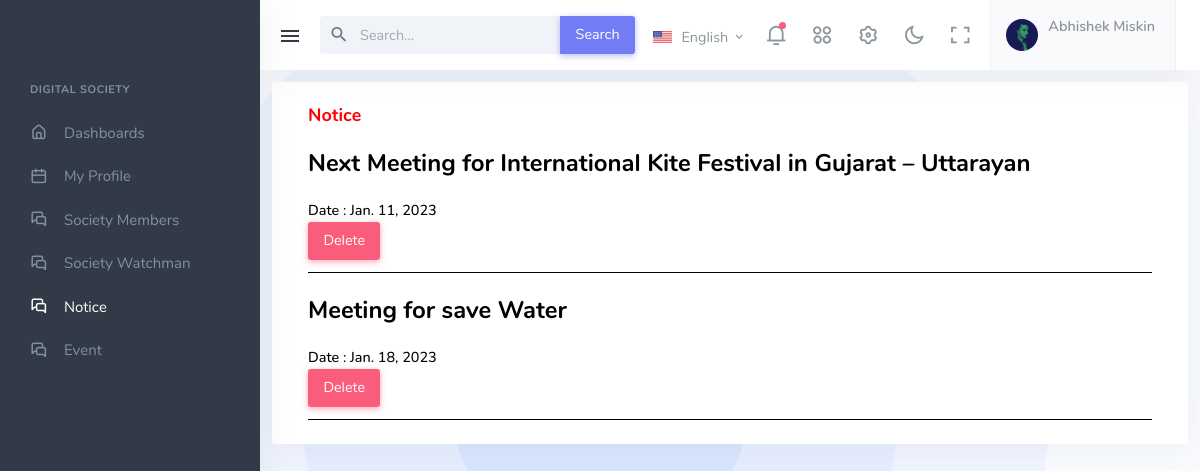
Page /notice_page/ (signed in) on the earlier database version.
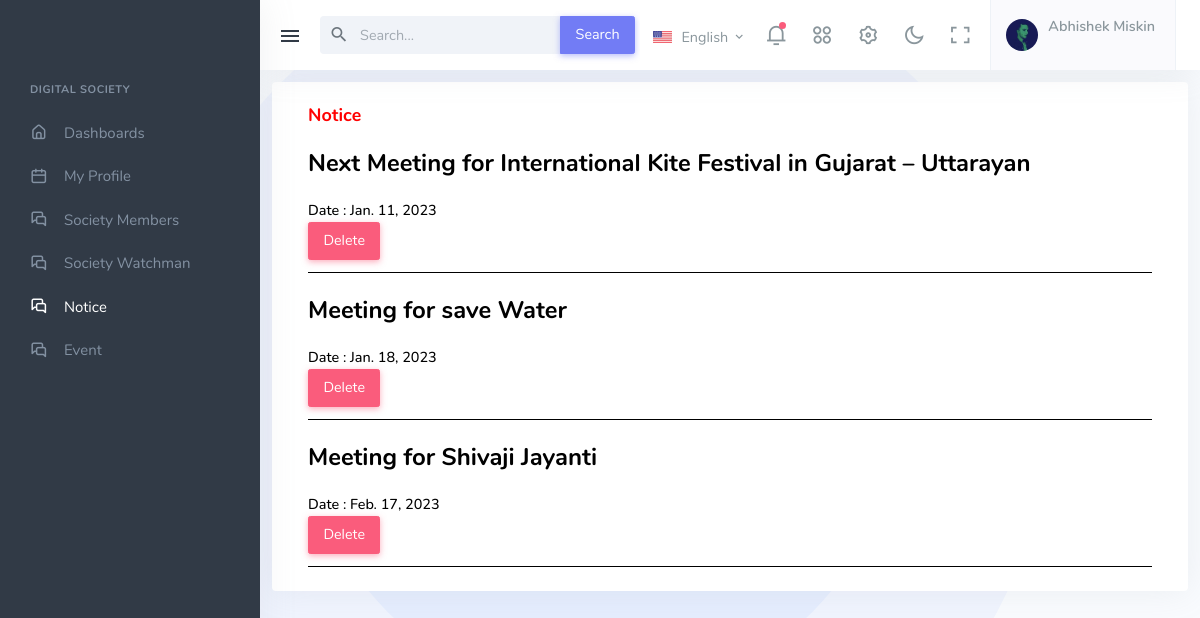
Same page on the later database version.
### digital_App/models.py (models this page shows, shortened)
class Visitor(models.Model):
    User = models.ForeignKey(User, on_delete=models.CASCADE)
    FullName = models.CharField(max_length=15, default=str(), blank=True)
    Mobile = models.CharField(max_length=10, default=str(), blank=True)
    Birthday = models.DateField(default="2022-11-20")
    class Meta:
        db_table = "Visitor"

class Notice(models.Model):
    AddNotices = models.TextField(max_length=150, default=str(), blank=True)
    Date = models.DateField()
    class Meta:
        db_table = "Notice"

### digital_App/views.py (the view)
# urls.py: path("notice_page/", notice_page, name="notice_page"),
def notice_page(request):
    if 'email' in request.session:
        view_notice(request) # Load Notice data
        return render(request, "notice_page.html", default_data)
    return render(request, 'notice_page.html')

### digital_App/views.py (called while the page is built)
def view_notice(request):
    print(request.POST)
    noticeview = Notice.objects.all()
    default_data['noticeview'] = noticeview

### digital_App/templates/notice_page.html (shortened to what this page needs)
{% extends 'base.html' %}
{% load static %}
{% block Main_Code %}
<div>
    <div class="navbar-custom topnav-navbar">
        <div class="container-fluid detached-nav">
            <button class="button-toggle-menu">
                <i class="mdi mdi-menu"></i>
            </button>
            <ul class="list-unstyled topbar-menu float-end mb-0">
                <li class="dropdown notification-list topbar-dropdown">
                    <a class="nav-link dropdown-toggle arrow-none" data-bs-toggle="dropdown" href="#" role="button"
                        aria-haspopup="false" aria-expanded="false">
                        <img src="{% static 'assets/images/flags/us.jpg' %}" alt="user-image" class="me-0 me-sm-1"
                            height="12">
                        <span class="align-middle d-none d-lg-inline-block">English</span> <i
                            class="mdi mdi-chevron-down d-none d-sm-inline-block align-middle"></i>
                    </a>
                </li>
                <li class="dropdown notification-list">
                    <a class="nav-link dropdown-toggle arrow-none" data-bs-toggle="dropdown" href="#" role="button"
                        aria-haspopup="false" aria-expanded="false">
                        <i class="ri-notification-3-line noti-icon"></i>
                        <span class="noti-icon-badge"></span>
                    </a>
                </li>
                <li class="dropdown notification-list d-none d-sm-inline-block">
                    <a class="nav-link dropdown-toggle arrow-none" data-bs-toggle="dropdown" href="#" role="button"
                        aria-haspopup="false" aria-expanded="false">
                        <i class="ri-apps-2-line noti-icon"></i>
                    </a>
                </li>
                <li class="notification-list d-none d-sm-inline-block">
                    <a class="nav-link" data-bs-toggle="offcanvas" href="#theme-settings-offcanvas">
                        <i class="ri-settings-3-line noti-icon"></i>
                    </a>
                </li>
                <li class="notification-list d-none d-sm-inline-block">
                    <a class="nav-link" href="javascript:void(0)" id="light-dark-mode">
                        <i class="ri-moon-line noti-icon"></i>
                    </a>
                </li>
                <li class="notification-list d-none d-md-inline-block">
                    <a class="nav-link" href="#" data-toggle="fullscreen">
                        <i class="ri-fullscreen-line noti-icon"></i>
                    </a>
                </li>
                <li class="dropdown notification-list">
                    <a class="nav-link dropdown-toggle nav-user arrow-none me-0" data-bs-toggle="dropdown" href="#"
                        role="button" aria-haspopup="false" aria-expanded="false">
                        <span class="account-user-avatar">
                            <img src="{% static 'assets/images/users/avatar-1.jpg' %}" alt="user-image"
                                class="rounded-circle">
                        </span>
                        <span>
                            <span class="account-user-name">{{member_data.FullName}}</span>
                        </span>
                    </a>
                </li>
            </ul>
            <div class="app-search dropdown">
                <form>
                    <div class="input-group">
                        <input type="search" class="form-control dropdown-toggle" placeholder="Search..."
                            id="top-search">
                        <span class="mdi mdi-magnify search-icon"></span>
                        <button class="input-group-text btn btn-primary" type="submit">Search</button>
                    </div>
                </form>
            </div>
        </div>
    </div>
    <div class="leftside-menu">
        <div class="h-100" id="leftside-menu-container" data-simplebar>
            <ul class="side-nav">
                <li class="side-nav-title side-nav-item">Digital Society</li>
                <li class="side-nav-item">
                    <a href="{% url 'home' %}" class="side-nav-link">
                        <i class="uil-home-alt"></i>
                        <span> Dashboards </span>
                    </a>
                </li>
                <li class="side-nav-item">
                    <a href="{% url 'profile_page' %}" class="side-nav-link">
                        <i class="uil-calender"></i>
                        <span> My Profile </span>
                    </a>
                </li>
                <li class="side-nav-item">
                    <a href="{% url 'society_members' %}" class="side-nav-link">
                        <i class="uil-comments-alt"></i>
                        <span> Society Members </span>
                    </a>
                </li>
                <li class="side-nav-item">
                    <a href="{% url 'society_watchman' %}" class="side-nav-link">
                        <i class="uil-comments-alt"></i>
                        <span> Society Watchman </span>
                    </a>
                </li>
                <li class="side-nav-item">
                    <a href="" class="side-nav-link">
                        <i class="uil-comments-alt"></i>
                        <span> Notice </span>
                    </a>
                </li>
                <li class="side-nav-item">
                    <a href="{% url 'event_page' %}" class="side-nav-link">
                        <i class="uil-comments-alt"></i>
                        <span> Event </span>
                    </a>
                </li>
            </ul>
        </div>
    </div>
    <div class="content-page">
        <div class="content">
            <div class="row">
                <div class="col-12">
                    <div class="page-title-box">
                        <div class="container-fluid">
                            <div class="row">
                                    <div class="card widget-flat mt-2">
                                        <div class="card-body">
                                            <h5 class="mt-0" style="color: red; font-weight: 1000; font-size: large;">Notice</h5>
                                            {% for n_view in noticeview %}
                                            <div style="border-bottom: 1px solid black;">
                                                <h3 class="mt-3 mb-3" style="color: black;">{{n_view.AddNotices}}</h3>
                                                <p class="mb-0">
                                                    <span class="me-2" style="color: black; font-weight: 500;">Date : {{n_view.Date}}</span>
                                                </p>
                                                <button class="btn btn-danger mb-2"> <a style="color: white;" href="{% url 'delete_notice' notice=n_view.AddNotices %}"> Delete</a></button>
                                            </div>
                                            {% endfor %}
                                        </div>
                                    </div>
                            </div>
                        </div>
                    </div>
                </div>
            </div>
        </div>
    </div>
</div>
{% endblock %}

### digital_App/templates/base.html (shortened to what this page needs)
{% load static %}
<!DOCTYPE html>
<html lang="en">
<head>
    <link rel="stylesheet" href="{% static 'assets/vendor/daterangepicker/daterangepicker.css' %}">
    <link rel="stylesheet"
        href="{% static 'assets/vendor/admin-resources/jquery.vectormap/jquery-jvectormap-1.2.2.css' %}">
    <link href="{% static 'assets/css/app-saas.min.css' %}" rel="stylesheet" type="text/css" id="app-style" />
    <link href="{% static 'assets/css/icons.min.css' %}" rel="stylesheet" type="text/css" />
</head>
<body class="authentication-bg">
{% block Main_Code %}
{% endblock Main_Code %}
</body>
</html>

Differences in the rows shown:
added Notice: AddNotices "Meeting for Shivaji Jayanti", Date "Feb. 17, 2023"
